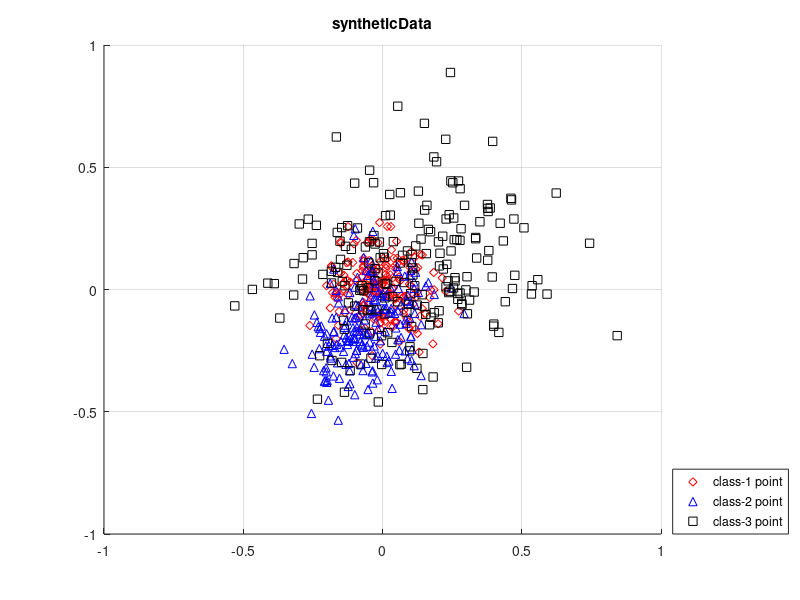

Write the MATLAB code that produced this figure. (Note: this script raises an error after producing the figure.)
% This is a demo for exemplar selection described in our paper
% 
% S. Kong, S. Punyasena, C. Fowlkes, "Spatially Aware Dictionary Learning 
% and Coding for Fossil Pollen Identification", CVMI, Los Vegas, NV, (July 2016).
% 
% As introduced in the paper, the objective function is submodular and 
% monotonically increasing that a greedy algorithm can solve efficiently. 
% Moreover, a lazy greedy method is described for fast implementation. 
% Comment/uncomment the lines in "exemplar selection" cell wil enable the 
% standard greedy algorithm or the lazy greedy one.
% 
% Run the matlab codes named part5_demo_exemplarSelectionXXXXXX.m will 
% directly output the results.
% 
% For more visualization, please look at the code and uncomment 
% corresponding parts.
% 
% This demo will be updated when necessary.
% 
% Other demo codes in our fossil pollen project will be released soon, 
% please stay tuned.
% 
% For questions, please contact
% 
% Shu Kong (Aimery) aimerykong AT gmail com
% 
% The code is writen by
%           Shu Kong (Aimery)
%           aimerykong@gmail.com
%           http://www.ics.uci.edu/~skong2/
%           Dec. 2013, release version available on Jan. 13, 2014
%              updated: Nov. 16, 2015
%              updated: May. 03, 2015

clear;
close all;
clc;

%% prelude
%sigma = .2; % sigma controls the Gaussian kernel that convert pair-wise distance to similarity

K = 18;  % select K desired receptive fields

lambdaL = 10;
lambdaD = .01; % discriminative term (2) -- make the selected points more "class-pure" 
lambdaE = 20; % equal-size term (3) -- a very large lambda1 means that the points are being selected from class to class iteratively
lambdaB = 2; % balance term (4) -- make the size of clusters represented by selected point similar

ChoiceGraphBuilding = 'overall_knn'; % which way to build the graph, overall_knn or individual_knn or nothing
knn = 7; % knn-graph to measure RF similarity
eta = .4; % soft-threshold the similarity graph to remove some "dissimilar" pairs

distBound = 0.30;

pointNum = 200;

%% data generation and visualization colors
switch2Display = true;   % set this switch as 'true' to display the results

%strOptPoint = {'rd', 'md', 'b^', 'c^', 'ks', 'ys', 'gx'};
strOptPoint = {'rd', 'b^', 'ks', 'gx'};
strOptExemplar = {'ro', 'bo', 'ko'};
gtColor =  'gp';
OrgPoint = [0.1; 0.1];

X = cell(1, 3);
X{1} = sqrt(0.01) * randn(2, pointNum);
X{1}(1, :) = 1.1*X{1}(1, :);
theta = -50 / 180 * pi;
rotMat = [cos(theta), -sin(theta); sin(theta), cos(theta) ];
X{1} = rotMat*X{1};
X{1} = repmat( [0; 0], 1, size(X{1}, 2) ) + X{1};

X{2} = sqrt(0.01) * randn(2, pointNum);
X{2}(1, :) = 1.5*X{2}(1, :);
theta = 60 / 180 * pi;
rotMat = [cos(theta), -sin(theta); sin(theta), cos(theta) ];
X{2} = rotMat*X{2};
X{2} = repmat( [-0.05; -0.15], 1, size(X{2}, 2) ) + X{2};

X{3} = sqrt(0.01) * randn(2, pointNum);
X{3}(1, :) = 2.7*X{3}(1, :);
X{3}(2, :) = 2.0*X{3}(2, :);
theta = 30 / 180 * pi;
rotMat = [cos(theta), -sin(theta); sin(theta), cos(theta) ];
X{3} = rotMat*X{3};
X{3} = repmat( [0.1; 0.1], 1, size(X{3}, 2) ) + X{3};

%% visualize the original dataset
%%{
tempPoint = [];
ttt = 1;
if switch2Display
    figure; hold on; grid on;
    for c = 1:length(X)
        a = X{c} - repmat(OrgPoint, 1, size(X{c},2));
        a = sqrt(sum(a.^2, 1) );
        a = find(a > distBound);        
        tt(ttt) = plot( X{c}(1, :), X{c}(2, :), strOptPoint{c}  );
        ttt = ttt+1;
        
        tempPoint = [tempPoint  a(1)];
        
%         a = setdiff(1:size(X{c},2), a);
%         tt(ttt) = plot( X{c}(1, a), X{c}(2, a), strOptPoint{c}, 'linewidth', 4, 'MarkerSize', 4 );
%         ttt= ttt+1;
        %plot( X{c}(1, a), X{c}(2, a), gtColor  );
        
        tempPoint = [tempPoint  a(1)];
    end
    titleName = 'syntheticData';
    title( titleName );
    legend( [tt(1), tt(2), tt(3) ],...
        'class-1 point','class-2 point','class-3 point', 'Location', 'SouthEastoutside');
%     legend( [tt(1), tt(2), tt(3), tt(4), tt(5), tt(6), ],...
%         'class-1 background point','class-1 foreground point','class-2 background point','class-2 foreground point','class-3 foreground point','class-3 background point',...
%         'Location', 'SouthEast');
    hold off;
%     saveas(gcf, ['./figures/' titleName '.eps'], 'psc2');
%     saveas(gcf,['./figures/' titleName '.fig']);
end
%}

%% fetch the data, extracting RF candidates for all images from specific category
numImg = length(X);
%pointNum = pointNum + pointNumGT;
fprintf('fetch the data (receptive fields candidates)...\n');
imgIdx = zeros( 1, numImg*pointNum );
for i = 1:numImg
    imgIdx(1+pointNum*(i-1):i*pointNum ) = i;
end

%% exemplar selection
Xmat = cell2mat(X);
[SimilarityGraph, SimilarityGraph_full]= graphConstruction(Xmat, imgIdx, ChoiceGraphBuilding, knn);

% tic
% RFpositive = DiscriminativeExemplarSelection_standardGreedy(SimilarityGraph, SimilarityGraph_full, SimilarityGraph_full, imgIdx, K, lambdaL, lambdaD, lambdaE, lambdaB);
% toc

tic
RFpositive = DiscriminativeExemplarSelection_LazyGreedy(SimilarityGraph, SimilarityGraph_full, SimilarityGraph_full, imgIdx, K, lambdaL, lambdaD, lambdaE, lambdaB);
toc


%% check similarity of two lists of exemplars
%{
a = sort(RFpositive1);
b = sort(RFpositive);
flag = true;
ai = 1;
bi = 1;
count = 0;
while flag
    if a(ai) == b(bi)
        count = count + 1;
        ai = ai + 1;
        bi = bi + 1;
    else
        if a(ai) < b(bi)
            ai = ai + 1;
        else
            bi = bi + 1;
        end
    end    
    if ai > length(a) || bi > length(b)
        flag = false;
    end
end
fprintf('similarity between selected exemplars: %.4f\n', count/length(a));
%}

%% visualize the selected RFs
% RFpositive; % find(SelectedFlag);
if switch2Display
    figure; hold on; grid on;
    ttt = 1;
    tt = [];
    for c = 1:3
        tt(ttt) = plot( X{c}(1, :), X{c}(2, :), strOptPoint{c}  );
        ttt = ttt+1;
    end
    IdxImg = imgIdx(RFpositive); % image index
    for i = 1:length(RFpositive)
        plot( Xmat(1, RFpositive(i)), Xmat(2, RFpositive(i)), strOptExemplar{IdxImg(i)}, 'linewidth', 3, 'MarkerSize', 11);        
    end
    
    a = imgIdx(RFpositive);
    b = find(a==1);
    b = b(1);
    b = RFpositive(b);
    tt(ttt) = plot( X{1}(1, b), X{1}(2, b), strOptExemplar{1}, 'linewidth', 3, 'MarkerSize', 11  );
    ttt = ttt+1;
    
    b = find(a==2);
    b = b(1);
    b = RFpositive(b) - pointNum;
    tt(ttt) = plot( X{2}(1, b), X{2}(2, b), strOptExemplar{2}, 'linewidth', 3, 'MarkerSize', 11  );
    ttt = ttt+1;
    
    b = find(a==3);
    b = b(1);
    b = RFpositive(b) - 2*pointNum;
    tt(ttt) = plot( X{3}(1, b), X{3}(2, b), strOptExemplar{3}, 'linewidth', 3, 'MarkerSize', 11  );
    ttt = ttt+1;
    
    titleName = 'selected exemplars';
    hold off; title(titleName);
    legend( [tt(1), tt(4), tt(2), tt(5), tt(3), tt(6), ],...
        'class-1 point', 'class-1 selected point', 'class-2 point', 'class-2 selected point', 'class-3 point','class-3 selected point',...
        'Location', 'SouthEastoutside');
    hold off;
%     saveas(gcf, ['./figures/' titleName '.eps'], 'psc2');
%     saveas(gcf,['./figures/' titleName '.fig'])
%     saveas(gcf,['./figures/' titleName '.jpg']);
end

%% visualize the marginal gain at each iteration
%{
if switch2Display
    az = 30;
    el = 15;
    for iter = 1:size(storeIteration, 2)
        ttt = 1;
        tt = [];
        curFigure = figure(3); hold on; grid on; 
        titleName = ['marginalGainIteration-' num2str(iter)];
        title( titleName );
        for c =1:3
            tt(ttt) = plot3( X{c}(1, :), X{c}(2, :), storeIteration(1+pointNum*(c-1):pointNum*c, iter), strOptPoint{c}  );
            ttt = ttt+1;
        end
        for i = 1:iter
           tt(ttt) = plot3( Xmat(1, RFpositive(i)), Xmat(2, RFpositive(i)), storeIteration( RFpositive(i), iter ), ...
                strOptExemplar{IdxImg(i)}, 'linewidth', 3, 'MarkerSize', 11);
            ttt = ttt+1;
        end
        view(az, el);
%         saveas(gcf, ['./figures/' titleName '.eps'], 'psc2');
%         saveas(gcf,['./figures/' titleName '.fig']);
        saveas(gcf,['./figures/' titleName '.jpg']);
       	close(curFigure)
    end
end
%}


